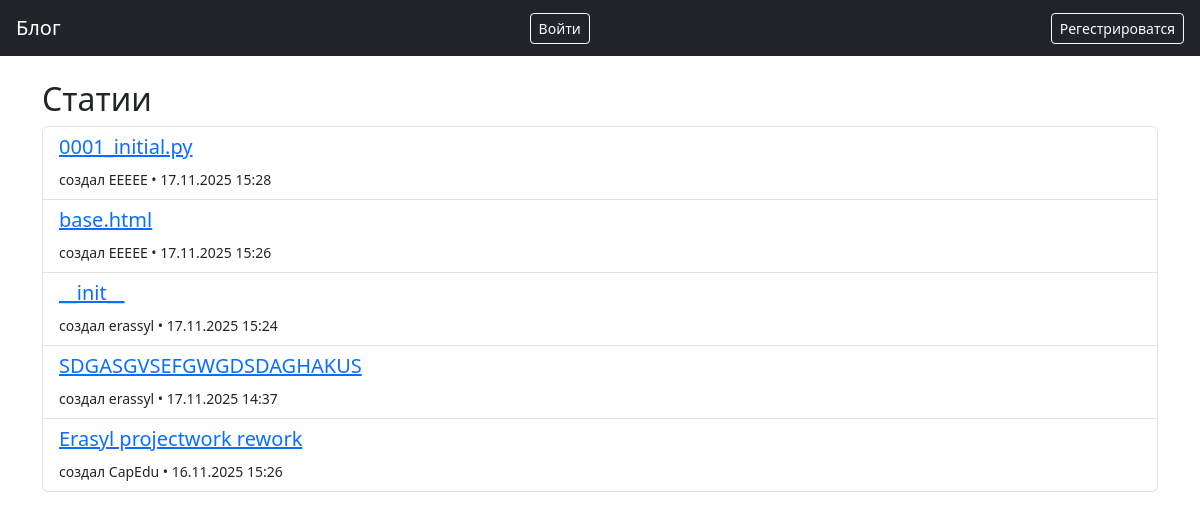
The page / on the database its author committed.
### blog/models.py (models this page shows, shortened)
class Article(models.Model):
    user=models.ForeignKey(settings.AUTH_USER_MODEL, on_delete=models.CASCADE)
    title=models.CharField(max_length=255)
    text=models.TextField()
    timestamp=models.DateTimeField(auto_now_add=True)

### blog/views.py (the view)
# urls.py: path('', views.article_list,name='artlist'),
def article_list(request):
    articles=Article.objects.all().order_by('-timestamp')
    return render(request,'artlist.html',{'articles':articles})

### blog/templates/artlist.html (shortened to what this page needs)
{%extends "base.html"%}
{%block content%}
<h2>Статии</h2>
<ul class="list-group">
    {%for article in articles%}
    <li class="list-group-item">
        <h5>
            <a href="{%url 'artdetail' article.id%}">
                {{article.title}}
            </a>
        </h5>
        <small>создал {{article.user.username}} • {{article.timestamp|date:"d.m.Y H:i"}}</small>
    </li>
    {% empty%}
    <p>нет статей</p>
    {%endfor%}
</ul>
{%endblock%}

### blog/templates/base.html (shortened to what this page needs)
<!DOCTYPE html>
<html lang="en">
<head>
    <link rel="stylesheet" href="https://cdn.jsdelivr.net/npm/bootstrap@5.3.0/dist/css/bootstrap.min.css">
</head>
<body>
<nav class="navbar navbar-dark bg-dark px-3">
    <a href="{% url 'artlist' %}" class='navbar-brand'>Блог</a>
    {%if request.user.is_authenticated%}
        <span class="text-white">
            {{request.user.username}}
        </span>
        <a href="{%url 'logout'%}" class="btn btn-outline-light btn-sm ms-3">Выйти</a>
    {% else %}
        <a href="{%url 'login'%}" class="btn btn-outline-light btn-sm">Войти</a>
        <a href="{%url 'register'%}" class="btn btn-outline-light btn-sm ms-2">Регестрироватся</a>
    {%endif%}
</nav>
<div class="container mt-4">
    {%block content%}
    {%endblock%}
</div>
</body>
</html>

### rows shown on the page
Article: title "0001_initial.py", user.username "EEEEE", timestamp "17.11.2025 15:28"
Article: title "base.html", user.username "EEEEE", timestamp "17.11.2025 15:26"
Article: title "__init__", user.username "erassyl", timestamp "17.11.2025 15:24"
Article: title "SDGASGVSEFGWGDSDAGHAKUS", user.username "erassyl", timestamp "17.11.2025 14:37"
Article: title "Erasyl projectwork rework", user.username "CapEdu", timestamp "16.11.2025 15:26"
